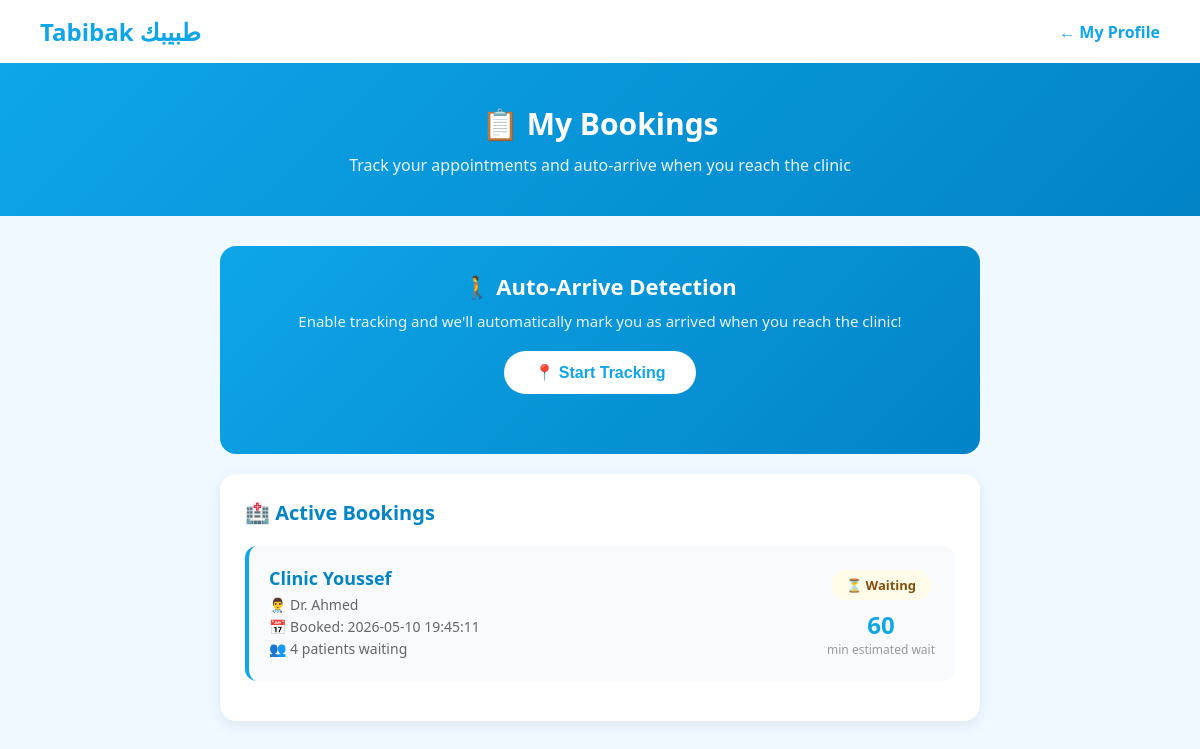
/my_bookings (signed in), run on the app's committed database.
### tables this page shows
CREATE TABLE bookings (
        id INTEGER PRIMARY KEY,
        patient_id INTEGER,
        clinic_id INTEGER,
        booked_at TIMESTAMP DEFAULT CURRENT_TIMESTAMP,
        status TEXT DEFAULT 'waiting'
    , arrived INTEGER DEFAULT 0);

CREATE TABLE clinics (
        id INTEGER PRIMARY KEY,
        name TEXT,
        doctor TEXT,
        specialty TEXT,
        patients_waiting INTEGER,
        minutes_per_patient INTEGER,
        is_open INTEGER
    , latitude REAL DEFAULT 0, longitude REAL DEFAULT 0, address TEXT DEFAULT '');

### app.py (the view)
@app.route("/my_bookings")
def my_bookings():
    if "patient_id" not in session:
        return redirect("/patient/login")
    conn = sqlite3.connect("tabibak.db")
    cursor = conn.cursor()
    cursor.execute("""
        SELECT bookings.*, clinics.name, clinics.doctor, clinics.patients_waiting,
               clinics.minutes_per_patient, clinics.latitude, clinics.longitude
        FROM bookings
        JOIN clinics ON bookings.clinic_id = clinics.id
        WHERE bookings.patient_id = ? AND bookings.status = 'waiting'
        ORDER BY bookings.booked_at DESC
    """, (session["patient_id"],))
    bookings = cursor.fetchall()
    cursor.execute("SELECT * FROM patients WHERE id = ?", (session["patient_id"],))
    patient = cursor.fetchone()
    conn.close()
    return render_template("my_bookings.html", bookings=bookings, patient=patient)

### templates/my_bookings.html (shortened to what this page needs)
<!DOCTYPE html>
<html lang="en">
<head>
</head>
<body>
    <nav>
        <div class="logo">Tabibak طبيبك</div>
        <a href="/patient/profile" style="color:#0ea5e9; text-decoration:none; font-weight:600;">← My Profile</a>
    </nav>
    <div class="hero">
        <h1>📋 My Bookings</h1>
        <p>Track your appointments and auto-arrive when you reach the clinic</p>
    </div>
    <div class="container">
        <div class="tracking-box">
            <h2>🚶 Auto-Arrive Detection</h2>
            <p>Enable tracking and we'll automatically mark you as arrived when you reach the clinic!</p>
            <button class="track-btn" onclick="startTracking()" id="trackBtn">
                📍 Start Tracking
            </button>
            <div class="tracking-status" id="trackingStatus"></div>
        </div>
        <div class="card">
            <h2>🏥 Active Bookings</h2>
            {% if bookings %}
                {% for booking in bookings %}
                <div class="booking-card {% if booking[5] == 1 %}arrived{% endif %}"
                     id="booking-{{ booking[2] }}"
                     data-clinic-id="{{ booking[2] }}"
                     data-lat="{{ booking[10] if booking|length > 10 else 0 }}"
                     data-lng="{{ booking[11] if booking|length > 11 else 0 }}">
                    <div class="booking-info">
                        <h3>{{ booking[6] }}</h3>
                        <p>👨‍⚕️ {{ booking[7] }}</p>
                        <p>📅 Booked: {{ booking[3] }}</p>
                        <p>👥 {{ booking[8] }} patients waiting</p>
                    </div>
                    <div class="booking-status">
                        {% if booking[5] == 1 %}
                            <div class="status-arrived">✅ Arrived!</div>
                        {% else %}
                            <div class="status-waiting" id="status-{{ booking[2] }}">⏳ Waiting</div>
                        {% endif %}
                        <div class="wait-mins">{{ booking[8] * booking[9] }}</div>
                        <div class="wait-label">min estimated wait</div>
                    </div>
                </div>
                {% endfor %}
            {% else %}
                <div class="no-bookings">
                    📭 No active bookings.<br>
                    <a href="/clinics" style="color:#0ea5e9;">Find a doctor →</a>
                </div>
            {% endif %}
        </div>
    </div>
</body>
</html>

### templates/my_bookings.html (style rules this page uses)
* { margin: 0; padding: 0; box-sizing: border-box; }
body { font-family: 'Segoe UI', sans-serif; background: #f0f9ff; color: #333; }
nav { background: white; padding: 15px 40px; display: flex; justify-content: space-between; align-items: center; box-shadow: 0 2px 10px rgba(0,0,0,0.1); }
.logo { font-size: 24px; font-weight: bold; color: #0ea5e9; }
.hero { background: linear-gradient(135deg, #0ea5e9, #0284c7); color: white; padding: 40px; text-align: center; }
.hero h1 { font-size: 30px; margin-bottom: 10px; }
.hero p { opacity: 0.9; }
.container { max-width: 800px; margin: 30px auto; padding: 0 20px; }
.card { background: white; border-radius: 16px; padding: 25px; margin-bottom: 20px; box-shadow: 0 4px 15px rgba(0,0,0,0.08); }
.card h2 { font-size: 20px; color: #0284c7; margin-bottom: 20px; }
.tracking-box { background: linear-gradient(135deg, #0ea5e9, #0284c7); color: white; border-radius: 16px; padding: 25px; margin-bottom: 20px; text-align: center; }
.tracking-box h2 { font-size: 22px; margin-bottom: 10px; }
.tracking-box p { opacity: 0.9; margin-bottom: 20px; font-size: 15px; }
.track-btn { background: white; color: #0ea5e9; border: none; padding: 12px 30px; border-radius: 50px; font-size: 16px; font-weight: bold; cursor: pointer; transition: transform 0.2s; }
.tracking-status { margin-top: 15px; font-size: 14px; opacity: 0.9; min-height: 20px; }
.booking-card { background: #f8fafc; border-radius: 12px; padding: 20px; margin-bottom: 15px; display: flex; justify-content: space-between; align-items: center; flex-wrap: wrap; gap: 10px; border-left: 4px solid #0ea5e9; }
.booking-info h3 { font-size: 18px; color: #0284c7; margin-bottom: 5px; }
.booking-info p { font-size: 14px; color: #666; margin-bottom: 3px; }
.booking-status { text-align: center; }
.status-waiting { background: #fefce8; color: #854d0e; padding: 6px 15px; border-radius: 50px; font-size: 13px; font-weight: bold; display: inline-block; margin-bottom: 8px; }
.wait-mins { font-size: 24px; font-weight: bold; color: #0ea5e9; }
.wait-label { font-size: 12px; color: #999; }

### data on the page
bookings: name "Clinic Youssef", doctor "Dr. Ahmed", booked_at "2026-05-10 19:45:11", patients_waiting "4", booking[8]*booking[9] "60"
